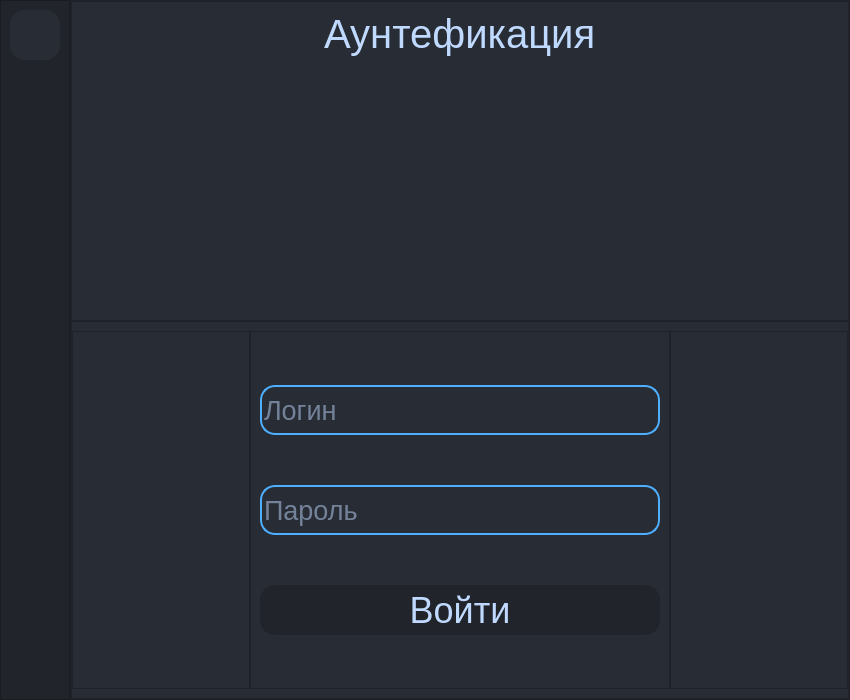
<?xml version="1.0" encoding="UTF-8"?>
<ui version="4.0">
 <class>AuthenticationWindow</class>
 <widget class="QMainWindow" name="AuthenticationWindow">
  <property name="geometry">
   <rect>
    <x>0</x>
    <y>0</y>
    <width>850</width>
    <height>700</height>
   </rect>
  </property>
  <property name="windowTitle">
   <string>MainWindow</string>
  </property>
  <widget class="QWidget" name="centralwidget">
   <property name="minimumSize">
    <size>
     <width>600</width>
     <height>500</height>
    </size>
   </property>
   <property name="styleSheet">
    <string notr="true">background-color: rgb(40, 44, 52);

font:&quot;Segoe UI&quot;;

</string>
   </property>
   <layout class="QHBoxLayout" name="horizontalLayout">
    <property name="spacing">
     <number>0</number>
    </property>
    <property name="leftMargin">
     <number>0</number>
    </property>
    <property name="topMargin">
     <number>0</number>
    </property>
    <property name="rightMargin">
     <number>0</number>
    </property>
    <property name="bottomMargin">
     <number>0</number>
    </property>
    <item>
     <widget class="QFrame" name="Left_Frame">
      <property name="minimumSize">
       <size>
        <width>70</width>
        <height>0</height>
       </size>
      </property>
      <property name="maximumSize">
       <size>
        <width>70</width>
        <height>16777215</height>
       </size>
      </property>
      <property name="styleSheet">
       <string notr="true">background-color: rgb(33, 37, 43);</string>
      </property>
      <property name="frameShape">
       <enum>QFrame::StyledPanel</enum>
      </property>
      <property name="frameShadow">
       <enum>QFrame::Raised</enum>
      </property>
      <property name="lineWidth">
       <number>0</number>
      </property>
      <widget class="QPushButton" name="btn_exit_auth">
       <property name="geometry">
        <rect>
         <x>10</x>
         <y>10</y>
         <width>50</width>
         <height>50</height>
        </rect>
       </property>
       <property name="minimumSize">
        <size>
         <width>50</width>
         <height>50</height>
        </size>
       </property>
       <property name="maximumSize">
        <size>
         <width>50</width>
         <height>50</height>
        </size>
       </property>
       <property name="cursor">
        <cursorShape>PointingHandCursor</cursorShape>
       </property>
       <property name="styleSheet">
        <string notr="true">QPushButton{
background-color: rgb(40, 44, 52);
border: 2px solid rgb(40, 44, 52);
border-radius: 15px;
}

QPushButton:hover{
color:rgb(192, 218, 255);
background-color: rgb(43, 51, 67);  
border: 2px solid rgb(33, 37, 43);
border-radius: 15px;
}

QPushButton:pressed{
color:rgb(192, 218, 255);
background-color: rgb(40, 44, 52); 
border: 2px solid rgb(192, 218, 255);
border-radius: 15px;
}</string>
       </property>
       <property name="text">
        <string/>
       </property>
       <property name="icon">
        <iconset>
         <normaloff>:/icons/icons/cil-account-logout.png</normaloff>:/icons/icons/cil-account-logout.png</iconset>
       </property>
      </widget>
     </widget>
    </item>
    <item>
     <widget class="QFrame" name="Right_Frame">
      <property name="frameShape">
       <enum>QFrame::StyledPanel</enum>
      </property>
      <property name="frameShadow">
       <enum>QFrame::Raised</enum>
      </property>
      <layout class="QVBoxLayout" name="verticalLayout">
       <property name="spacing">
        <number>0</number>
       </property>
       <property name="leftMargin">
        <number>0</number>
       </property>
       <property name="topMargin">
        <number>0</number>
       </property>
       <property name="rightMargin">
        <number>0</number>
       </property>
       <property name="bottomMargin">
        <number>0</number>
       </property>
       <item>
        <widget class="QFrame" name="Top_Frame">
         <property name="minimumSize">
          <size>
           <width>0</width>
           <height>320</height>
          </size>
         </property>
         <property name="maximumSize">
          <size>
           <width>16777215</width>
           <height>320</height>
          </size>
         </property>
         <property name="styleSheet">
          <string notr="true">background-color: rgb(40, 44, 52);
</string>
         </property>
         <property name="frameShape">
          <enum>QFrame::StyledPanel</enum>
         </property>
         <property name="frameShadow">
          <enum>QFrame::Raised</enum>
         </property>
         <property name="lineWidth">
          <number>0</number>
         </property>
         <layout class="QVBoxLayout" name="verticalLayout_2">
          <property name="spacing">
           <number>6</number>
          </property>
          <property name="leftMargin">
           <number>9</number>
          </property>
          <property name="topMargin">
           <number>9</number>
          </property>
          <item alignment="Qt::AlignHCenter|Qt::AlignTop">
           <widget class="QLabel" name="label_registration">
            <property name="font">
             <font>
              <family>Segoe UI</family>
              <pointsize>30</pointsize>
             </font>
            </property>
            <property name="styleSheet">
             <string notr="true">color: rgb(192, 218, 255);</string>
            </property>
            <property name="text">
             <string>Аунтефикация</string>
            </property>
           </widget>
          </item>
          <item alignment="Qt::AlignHCenter|Qt::AlignVCenter">
           <widget class="QLabel" name="label_icon_man">
            <property name="maximumSize">
             <size>
              <width>300</width>
              <height>300</height>
             </size>
            </property>
            <property name="text">
             <string/>
            </property>
            <property name="pixmap">
             <pixmap>:/icons/icons/icon_prof.png</pixmap>
            </property>
            <property name="scaledContents">
             <bool>true</bool>
            </property>
            <property name="alignment">
             <set>Qt::AlignCenter</set>
            </property>
            <property name="margin">
             <number>-40</number>
            </property>
           </widget>
          </item>
         </layout>
        </widget>
       </item>
       <item>
        <widget class="QFrame" name="Bot_Frame">
         <property name="minimumSize">
          <size>
           <width>300</width>
           <height>0</height>
          </size>
         </property>
         <property name="styleSheet">
          <string notr="true">background-color: rgb(40, 44, 52);
</string>
         </property>
         <property name="frameShape">
          <enum>QFrame::StyledPanel</enum>
         </property>
         <property name="frameShadow">
          <enum>QFrame::Raised</enum>
         </property>
         <property name="lineWidth">
          <number>0</number>
         </property>
         <layout class="QHBoxLayout" name="horizontalLayout_2">
          <property name="spacing">
           <number>0</number>
          </property>
          <property name="leftMargin">
           <number>0</number>
          </property>
          <property name="rightMargin">
           <number>0</number>
          </property>
          <item>
           <widget class="QFrame" name="Holow_L_Frame">
            <property name="maximumSize">
             <size>
              <width>200</width>
              <height>16777215</height>
             </size>
            </property>
            <property name="styleSheet">
             <string notr="true">background-color: rgb(40, 44, 52);</string>
            </property>
            <property name="frameShape">
             <enum>QFrame::StyledPanel</enum>
            </property>
            <property name="frameShadow">
             <enum>QFrame::Raised</enum>
            </property>
           </widget>
          </item>
          <item>
           <widget class="QFrame" name="Reg_Frame">
            <property name="styleSheet">
             <string notr="true">background-color: rgb(40, 44, 52);</string>
            </property>
            <property name="frameShape">
             <enum>QFrame::StyledPanel</enum>
            </property>
            <property name="frameShadow">
             <enum>QFrame::Raised</enum>
            </property>
            <layout class="QVBoxLayout" name="verticalLayout_3">
             <item alignment="Qt::AlignHCenter">
              <widget class="QLineEdit" name="edit_login_auth">
               <property name="sizePolicy">
                <sizepolicy hsizetype="Preferred" vsizetype="Fixed">
                 <horstretch>0</horstretch>
                 <verstretch>0</verstretch>
                </sizepolicy>
               </property>
               <property name="minimumSize">
                <size>
                 <width>400</width>
                 <height>50</height>
                </size>
               </property>
               <property name="maximumSize">
                <size>
                 <width>16777215</width>
                 <height>16777215</height>
                </size>
               </property>
               <property name="font">
                <font>
                 <pointsize>20</pointsize>
                 <weight>50</weight>
                 <italic>false</italic>
                 <bold>false</bold>
                </font>
               </property>
               <property name="styleSheet">
                <string notr="true">color: rgb(192, 218, 255);
border: 2px solid rgb(78, 175, 255);  
border-radius: 15px;

</string>
               </property>
               <property name="placeholderText">
                <string>Логин</string>
               </property>
              </widget>
             </item>
             <item alignment="Qt::AlignHCenter">
              <widget class="QLineEdit" name="edit_password_auth">
               <property name="sizePolicy">
                <sizepolicy hsizetype="Preferred" vsizetype="Fixed">
                 <horstretch>0</horstretch>
                 <verstretch>0</verstretch>
                </sizepolicy>
               </property>
               <property name="minimumSize">
                <size>
                 <width>400</width>
                 <height>50</height>
                </size>
               </property>
               <property name="font">
                <font>
                 <family>Segoe UI</family>
                 <pointsize>20</pointsize>
                 <weight>50</weight>
                 <italic>false</italic>
                 <bold>false</bold>
                </font>
               </property>
               <property name="styleSheet">
                <string notr="true">color: rgb(192, 218, 255);
border: 2px solid rgb(78, 175, 255);  
border-radius: 15px;</string>
               </property>
               <property name="placeholderText">
                <string>Пароль</string>
               </property>
              </widget>
             </item>
             <item alignment="Qt::AlignHCenter">
              <widget class="QPushButton" name="btn_enter_auth">
               <property name="sizePolicy">
                <sizepolicy hsizetype="Preferred" vsizetype="Fixed">
                 <horstretch>0</horstretch>
                 <verstretch>0</verstretch>
                </sizepolicy>
               </property>
               <property name="minimumSize">
                <size>
                 <width>400</width>
                 <height>50</height>
                </size>
               </property>
               <property name="font">
                <font>
                 <pointsize>27</pointsize>
                 <weight>50</weight>
                 <italic>false</italic>
                 <bold>false</bold>
                </font>
               </property>
               <property name="cursor">
                <cursorShape>PointingHandCursor</cursorShape>
               </property>
               <property name="styleSheet">
                <string notr="true">QPushButton{
color:rgb(192, 218, 255);
background-color: rgb(33, 37, 43);;  
border: 2px solid rgb(33, 37, 43);
border-radius: 15px;
}

QPushButton:hover{
color:rgb(192, 218, 255);
background-color: rgb(43, 51, 67);  
border: 2px solid rgb(33, 37, 43);
border-radius: 15px;
}

QPushButton:pressed{
color:rgb(192, 218, 255);
background-color: rgb(33, 37, 43);;  
border: 2px solid rgb(192, 218, 255);
border-radius: 15px;
}

</string>
               </property>
               <property name="text">
                <string>Войти</string>
               </property>
              </widget>
             </item>
            </layout>
           </widget>
          </item>
          <item>
           <widget class="QFrame" name="Holow_R_Frame">
            <property name="maximumSize">
             <size>
              <width>200</width>
              <height>16777215</height>
             </size>
            </property>
            <property name="frameShape">
             <enum>QFrame::StyledPanel</enum>
            </property>
            <property name="frameShadow">
             <enum>QFrame::Raised</enum>
            </property>
           </widget>
          </item>
         </layout>
        </widget>
       </item>
      </layout>
     </widget>
    </item>
   </layout>
  </widget>
 </widget>
 <resources>
  <include location="iconsq.qrc"/>
 </resources>
 <connections/>
</ui>
